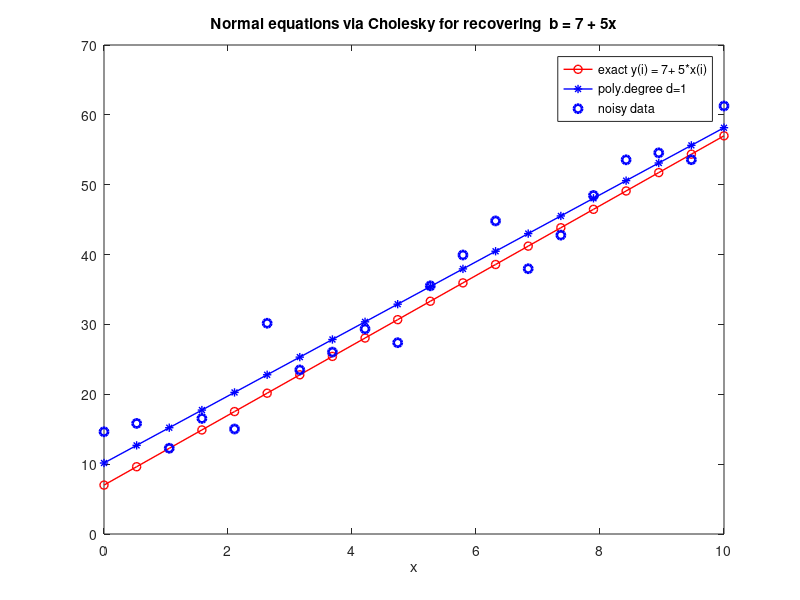

MATLAB code for this plot:
% ----------------------------------------
%   Solution of least squares  problem  min_x || Ax - y ||_2
%   using the method of normal equations.
%   Matrix  A is constructed as a Vandermonde matrix.
%   Program performs fitting to the function y = 5x+7
% --------------------------------------------------------------

d=1;  % degree of the polynomial
m=20;%number of discretization points or rows in the matrix A

x=zeros(1,m);
y=zeros(1,m);
b=zeros(1,m);

x = linspace(0,10.0,m); 

A=[];
brus = 0.1;
brus = brus*60.0*randn(size(x));

for i=1:1:m
	
  %  exact function which should be approximated
b(i) = 5*x(i) + 7;

% genererar observationer  med random brus

y(i) =  b(i) + brus(i);

end

% construction of a Vandermonde matrix

for i=1:1:m
  for j=1:1:d+1
    A(i,j)=power(x(i),j-1);
  end
end

% computing the right hand side in the method of normal equations
c=A'*y';

% computing matrix in the left hand side in the method of normal equations
C=A'*A;

l=zeros(d+1);

% solution of the normal equation using Cholesky decomposition

for j=1:1:d+1
  s1=0;
  for k=1:1:j-1
    s1=s1+l(j,k)*l(j,k);
  end
  l(j,j)=(C(j,j)-s1)^(1/2);
  for i=j+1:1:d+1
    s2=0;
    for k=1:1:j-1
      s2=s2+l(i,k)*l(j,k);
    end
    l(i,j)=(C(i,j)-s2)/l(j,j);
  end
end
for i=1:1:d+1
  for k=1:1:i-1
    c(i)=c(i)-c(k)*l(i,k);
  end
  c(i)=c(i)/l(i,i);
end
for i=d+1:-1:1
  for k=d+1:-1:i+1
    c(i)=c(i)-c(k)*l(k,i);
  end
  c(i)=c(i)/l(i,i);
end

figure(1)
plot(x,b,'o- r', 'linewidth',1)
hold on


% computed coefficients

c

% compute approximation to this exact polynomial with comp. coefficients c
approx = A*c;
plot(x,approx,'*- b', 'linewidth',1)

% plot of noisy  data
plot(x,y,'o b', 'linewidth',2)

hold off

str_xlabel = ['poly.degree d=', num2str(d)];

legend('exact y(i) = 7+ 5*x(i)', str_xlabel,'noisy data');

xlabel('x')
  title('Normal equations via Cholesky for recovering  b = 7 + 5x')

% computation of the relative error  in coefficients to be recovered as
%  norm(approx. value - true value) / norm(true value)

exact_c =[7,5];
relerror_coef =norm(exact_c'- c)/norm(exact_c')

% computation of the relative error  in function to be recovered as
%  norm(approx. value - true value) / norm(true value)


relerror_func = norm(y'- approx)/norm(y')
